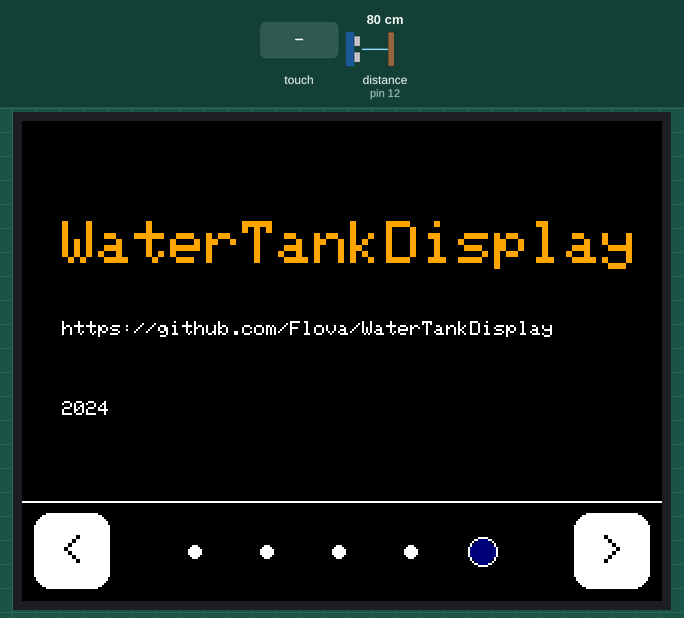
Recording of a sketch running on a simulated Arduino Uno, built with avr-gcc and run on an emulated ATmega328P. On the bench: 320×240 colour display. Wiring (inferred from the names in the program): ultrasonic range finder: trigger pin 11; echo pin 12. Inputs (shaded band) come from the test bench; at power-on: distance to the obstacle (sensor on pin 12) 80 cm. The echo pulse lasts 58.3 µs per cm; EEPROM starts erased; what the sketch prints to the serial monitor is not drawn.

Above: at 1.4 s.
1.5 s: touch panel pressed at 87 % / 10 % of its raw x / y range
At 2.8 s:
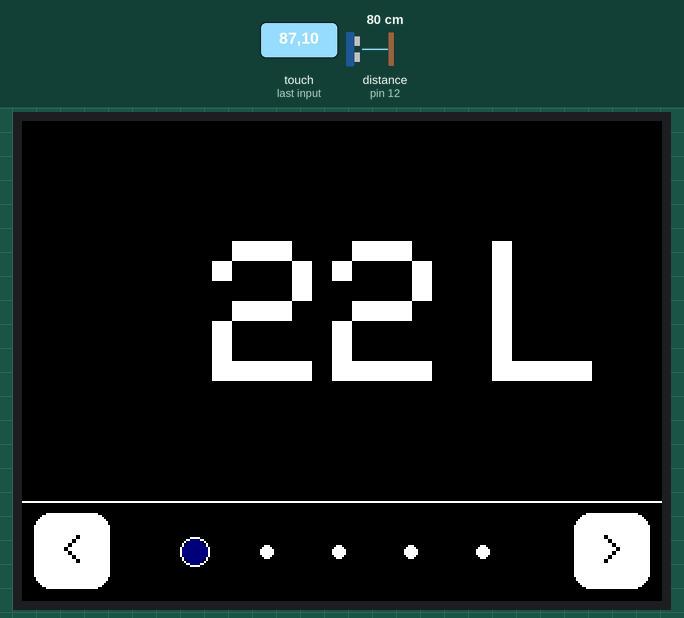
3.1 s: touch panel pressed at 87 % / 90 % of its raw x / y range
At 3.8 s:
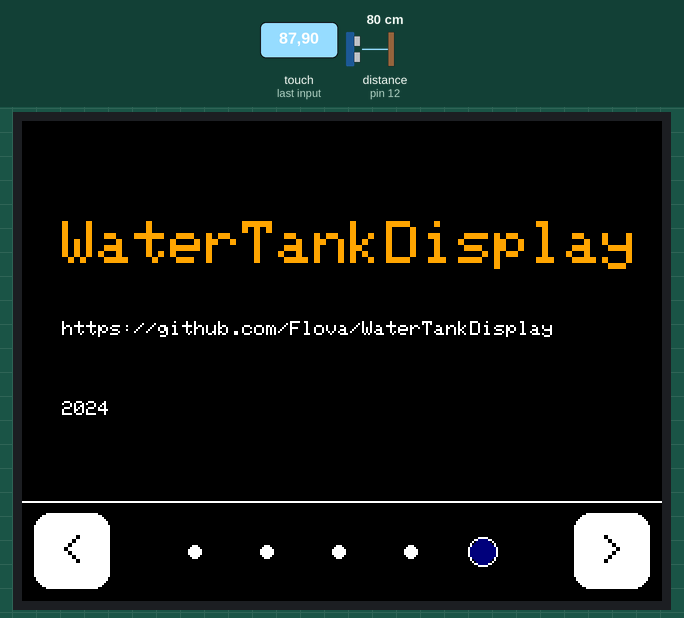
4.7 s: touch panel pressed at 87 % / 90 % of its raw x / y range
At 5.6 s:
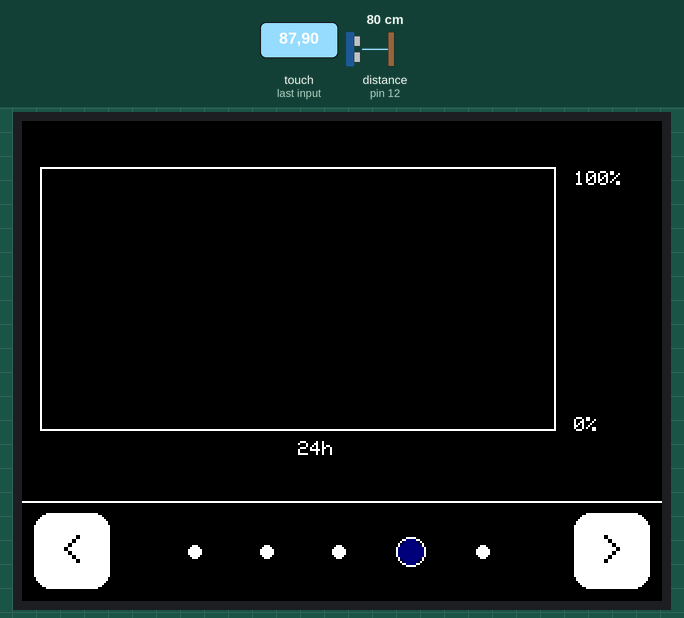
6.3 s: touch panel pressed at 87 % / 90 % of its raw x / y range
At 6.84 s:
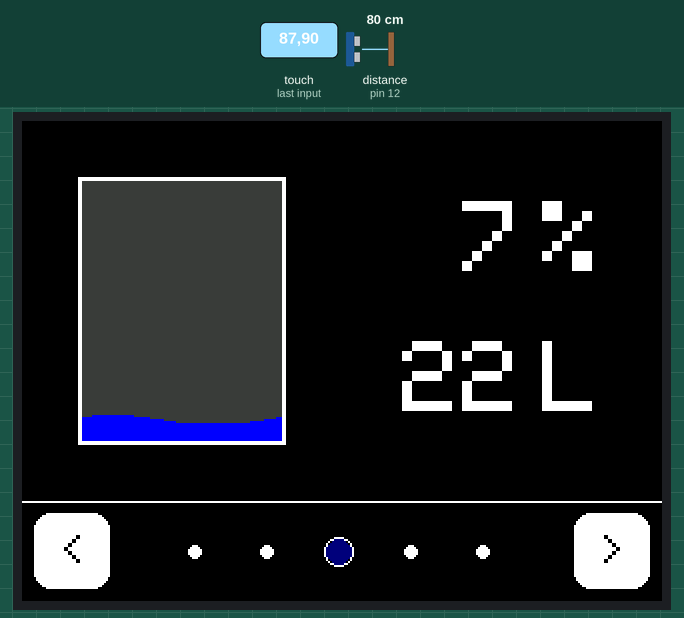
9.2 s: distance to the obstacle (sensor on pin 12) set to 2 cm
At 9.72 s:
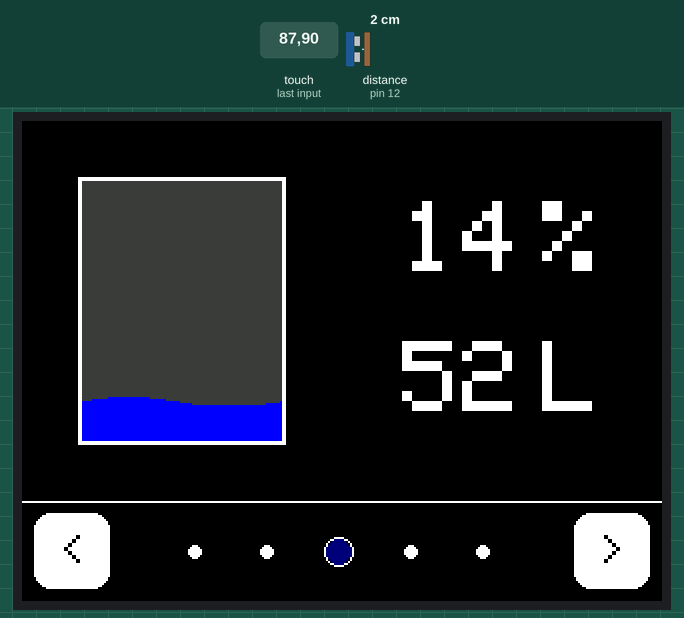
11.0 s: distance to the obstacle (sensor on pin 12) set to 4 cm
At 12.79 s:
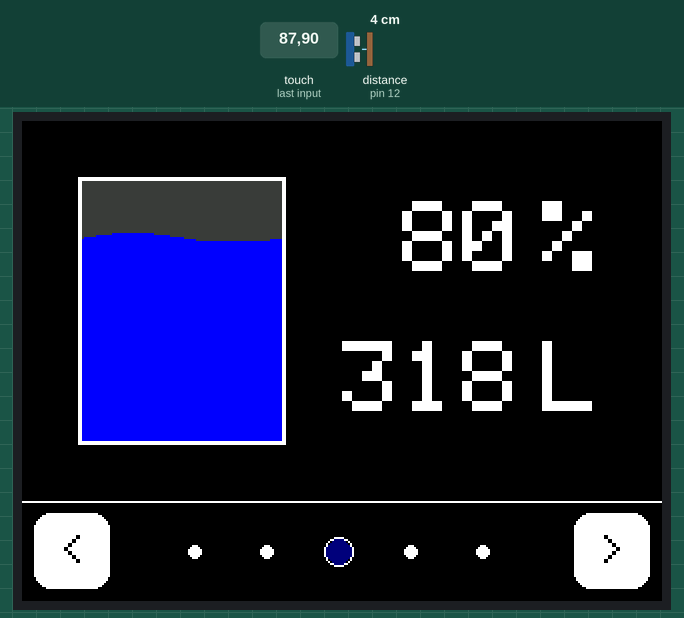
Timing chart, 0 to 14.3 s (numbered marks = the images above; inputs shaded):
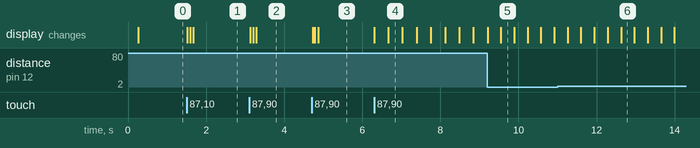

The sketch:

WaterTankDisplay.ino
```cpp
#include <Adafruit_GFX.h>
#include <Adafruit_TFTLCD.h>
#include <CircularBuffer.hpp>
#include <EEPROM.h>
#include <TouchScreen.h>

// ---- Config ----
// Domain specific config
#define TANK_VOLUME 400      // Liters
#define TANK_EMPTY_DEPTH 84  // cm
#define TANK_FULL_DEPTH 4    // cm

#define ANIMATION_SPEED 0.002

// Touch screen config
#define MINPRESSURE 100
#define MAXPRESSURE 2000

// ALL Touch panels and wiring is DIFFERENT
// copy-paste results from this script:
// https://github.com/prenticedavid/MCUFRIEND_kbv/blob/6792ce7caffc75b89a95ae659a0e98bd43d98258/examples/TouchScreen_Calibr_native/TouchScreen_Calibr_native.ino
const int XP = 8, XM = A2, YP = A3, YM = 9;  //240x320 ID=0x9341
const int TS_LEFT = 93, TS_RT = 928, TS_TOP = 67, TS_BOT = 875;

// LCD Pin Layout
#define LCD_CS A3
#define LCD_CD A2
#define LCD_WR A1
#define LCD_RD A0
#define LCD_RESET A4

// Sonar Pin Layout
#define SONAR_TRIGGER_PIN 11
#define SONAR_ECHO_PIN 12

// ---- Global objects ----
// Graphics / Screen client
Adafruit_TFTLCD tft(LCD_CS, LCD_CD, LCD_WR, LCD_RD, LCD_RESET);
// Touch screen client
TouchScreen ts = TouchScreen(XP, YP, XM, YM, 300);
// Custom touch screen result
struct TouchResult {
  bool pressed = false;
  int x = 0;
  int y = 0;
};

// ---- UI ----
// Colors
#define BLACK 0x0000
#define BLUE 0x001F
#define RED 0xF800
#define GREEN 0x07E0
#define CYAN 0x07FF
#define MAGENTA 0xF81F
#define YELLOW 0xFFE0
#define WHITE 0xFFFF
#define ORANGE 0xFD20
#define GREENYELLOW 0xAFE5
#define NAVY 0x000F
#define DARKGREEN 0x03E0
#define DARKCYAN 0x03EF
#define MAROON 0x7800
#define PURPLE 0x780F
#define OLIVE 0x7BE0
#define LIGHTGREY 0xC618
#define DARKGREY 0x7BEF
#define VERYDARKGREY 0x39E7

// UI elements
Adafruit_GFX_Button left_btn, right_btn;

// Constants
const int big_letters_left_margin = 35;
const int big_letters_y = 60;
const int control_bar_btn_margin = 5;
const int control_bar_btn_width = 40;
const int control_bar_btn_height = 40;
int control_bar_btn_y = 0, control_bar_divider_y = 0, control_bar_dot_y = 0;  // Will be init later on

// All available pages
enum Pages {
  BIG_NUM_LITER = 0,
  BIG_NUM_PERCENT = 1,
  TANK_VIEW = 2,
  HISTORY = 3,
  HELP = 4
};
// Number of pages in the enum above
const int page_count = 5;

// ---- States ----
// Current page
enum Pages current_page = BIG_NUM_LITER;
#define LAST_PAGE_EEPROM_ADDR 0

// History
#define LONG_HISTORY_SIZE 24     // hours   change this to get a longer plot
#define SHORT_HISTORY_SIZE 64    // samples
#define HISTORY_PLOT_WIDTH 256   // pixels
#define HISTORY_PLOT_HEIGHT 128  // pixels

// Rolling buffer of uint16_t values
CircularBuffer<float, HISTORY_PLOT_WIDTH> long_history;
unsigned long last_long_history_update = 0;
const unsigned long LONG_HISTORY_UPDATE_INTERVAL = ((unsigned long)LONG_HISTORY_SIZE * 60 * 60 * 1000) / HISTORY_PLOT_WIDTH;  // ms

// Rolling buffer of uint16_t values
CircularBuffer<float, SHORT_HISTORY_SIZE> short_history;

// Initialization
void setup() {

  Serial.begin(9600);

  // Check if the last page was saved in the EEPROM
  int eeprom_page = EEPROM.read(LAST_PAGE_EEPROM_ADDR);
  current_page = (enum Pages)constrain(eeprom_page, 0, page_count - 1);

  // Setup TFT display
  tft.begin(tft.readID());
  tft.setRotation(1);
  // Draw black background
  tft.fillScreen(BLACK);

  // Calculate "constants" that depend on runtime data
  control_bar_btn_y = tft.height() - control_bar_btn_height - control_bar_btn_margin;
  control_bar_divider_y = control_bar_btn_y - control_bar_btn_margin;
  control_bar_dot_y = control_bar_btn_y + control_bar_btn_height / 2;

  // Draw the control bar at the bottom of the screen
  drawControlBar();

  // Set the pins for the sonar sensor
  pinMode(SONAR_TRIGGER_PIN, OUTPUT);
  pinMode(SONAR_ECHO_PIN, INPUT);
}

// Returns if the screen was touched and where it was touched
TouchResult TouchGetXY(void) {
  // Get the pressed point from the driver
  TSPoint p = ts.getPoint();
  // This is weird...
  pinMode(YP, OUTPUT);  // Restore shared pins
  pinMode(XM, OUTPUT);  // Recause TFT control pins
  // Create result object
  TouchResult result;
  // Threshold the pressure to determine a clear pressed or not pressed
  result.pressed = (p.z > MINPRESSURE && p.z < MAXPRESSURE);
  if (result.pressed) {
    // If we pressed we map the touch screen space to the screen dimensions
    // This includes some additional logic to handle the screen rotation
    result.x = tft.width() - map(p.y, TS_LEFT, TS_RT, 0, tft.width());
    result.y = map(p.x, TS_TOP, TS_BOT, 0, tft.height());
  }
  return result;
}

// Measures the distance (cm) to the water surface using the sonar
float measureDistance() {
  // Send Pulse
  digitalWrite(SONAR_TRIGGER_PIN, LOW);
  delayMicroseconds(2);
  digitalWrite(SONAR_TRIGGER_PIN, HIGH);
  delayMicroseconds(10);
  digitalWrite(SONAR_TRIGGER_PIN, LOW);

  // Calculate duration of the reflection
  float duration = pulseIn(SONAR_ECHO_PIN, HIGH, 10000);

  // Calculate distance
  float distance = (duration * .0343) / 2;

  Serial.println(distance);

  // Clamp distance to min/max
  return constrain(distance, TANK_FULL_DEPTH, TANK_EMPTY_DEPTH);
}

// Advances the displayed page state
void goToNextPage(bool reverse) {
  // This is -1 for reverse and 1 if not
  int step = -reverse + !reverse;

  // Keep ref to old page
  auto old_page = current_page;

  // Update page pointer
  current_page = (current_page + page_count + step) % page_count;

  // Store the current page in the EEPROM
  EEPROM.write(LAST_PAGE_EEPROM_ADDR, current_page);

  // Update dots
  drawDot(true, false, pageIdxToPointX(current_page), control_bar_dot_y);
  drawDot(false, true, pageIdxToPointX(old_page), control_bar_dot_y);

  // Clear page
  tft.fillRect(0, 0, tft.width(), control_bar_divider_y - 1, BLACK);
}

// Get the x position of a point that represents a given page in the control bar
// The y position is equal for all of them, so no function is needed
int pageIdxToPointX(enum Pages page) {
  // Horizontal space that is not available for the dots, because a button is there (including its margin)
  const int space_occupied_by_btn = 2 * control_bar_btn_margin + control_bar_btn_width;
  // Horizontal space that is available between the buttons in the control bar
  const int space_between_buttons = tft.width() - 2 * space_occupied_by_btn;
  // How much vertical space needs to be between the dots for an even spacing
  const int distance_between_points = space_between_buttons / (page_count + 1);
  // Calculate the dot position based on the queried page and the previous values
  return (page + 1) * distance_between_points + space_occupied_by_btn;
}

// (Re-)draws a dot indicating a page in the control bar
// The dots visuals can be changed if it is the currently active page
// Previous dot visuals at the same position can be erased
void drawDot(bool active_page, bool erase, int x, int y) {
  // If there was a large dot (active page) before and we draw a small dot now, we need to clear a larger area before drawing
  if (erase) {
    tft.fillCircle(x, y, 7, BLACK);
  }
  // Draw a larger dot with a border and some colored filling if we draw the active page
  if (active_page) {
    tft.fillCircle(x, y, 6, NAVY);
    tft.drawCircle(x, y, 7, WHITE);
  } else {
    // Otherwise draw small dot
    tft.fillCircle(x, y, 3, WHITE);
  }
}

// Draw a big 3 digit number plus its unit
void drawBigNumber(int position_x, int position_y, float value, char unit, int size = 10) {
  // This mainly determines where the unit symbol is drawn and how much distance it has to the number
  const int three_letter_width = 20 * size;

  // Set text formatting
  tft.setTextColor(WHITE, BLACK);
  tft.setTextSize(size);

  // Set position
  tft.setCursor(position_x, position_y);

  // Buffer to hold the formatted string
  char buffer[4];

  // Format the value to a string with leading spaces and no remainder
  dtostrf(value, 3, 0, buffer);

  // Draw number to the screen
  tft.println(buffer);

  // Draw unit symbol
  tft.setCursor(position_x + three_letter_width, position_y);
  tft.println(unit);
}

// Draws the full control bar (only partial updates are performed later on)
// Should look like this:  < * O * * >
void drawControlBar() {
  // Create / Draw page buttons
  left_btn.initButtonUL(&tft, control_bar_btn_margin, control_bar_btn_y, control_bar_btn_width, control_bar_btn_height, BLACK, WHITE, BLACK, "<", 2);
  right_btn.initButtonUL(&tft, tft.width() - control_bar_btn_margin - control_bar_btn_width, control_bar_btn_y, control_bar_btn_width, control_bar_btn_height, BLACK, WHITE, BLACK, ">", 2);
  left_btn.drawButton(false);
  right_btn.drawButton(false);

  // Draw seperator line
  tft.drawLine(0, control_bar_divider_y, tft.width(), control_bar_divider_y, WHITE);

  // Draw dots (highlight the current page)
  for (size_t i = 0; i < page_count; i++) {
    auto dot_x = pageIdxToPointX(i);
    drawDot(i == current_page, false, dot_x, control_bar_dot_y);
  }
}

// Checks if a button was pressed, by comparing it to a touch event
// If so the visuals are changed until it is released (if this function is called regularly)
// The function returns true if the button has just been pressed
bool processBtn(Adafruit_GFX_Button *btn, TouchResult *touch_state) {
  // "Press" button UI element of the screen was pressed and the touch event in proximity of the button
  btn->press(touch_state->pressed && btn->contains(touch_state->x, touch_state->y));
  // Redraw the button uppon release (undo the inverted colors)
  if (btn->justReleased())
    btn->drawButton();
  // Invert the colors of the button and return true to signal that the button was pressed
  if (btn->justPressed()) {
    btn->drawButton(true);
    return true;
  }
  // The button was not pressed
  return false;
}

// Draws the tank illustration on the screen
void drawTank(int position_x, int position_y, int width, int height, int wave_height, float percent, uint16_t fg_color, uint16_t bg_color) {
  // Calculate the amount of pixels that represent the range from min -> max value
  const int movable_height = height - wave_height;
  // Calculate where the waterline will be
  const int water_y = position_y + wave_height + movable_height * (100 - percent) / 100;
  // Use timestamp for animation of the wave
  float step = millis() * ANIMATION_SPEED;
  // Draw two vertical lines for each pixel collumn of the wave
  for (int x = 0; x < width; x++) {
    // Determine the y point where the black line turns into a white line
    int y = wave_height / 2 + wave_height * 0.5 * sin(step + 2 * PI * x / width);
    // Draw the lines above and below the waterline at that x position (y)
    tft.drawLine(x + position_x, water_y - y, x + position_x, position_y + height - 1, fg_color);
    tft.drawLine(x + position_x, position_y, x + position_x, water_y - y - 1, bg_color);
  }
  // Draw the tank outline
  tft.drawRect(position_x - 1, position_y - 1, width + 2, height + 2, WHITE);
  tft.drawRect(position_x - 2, position_y - 2, width + 4, height + 4, WHITE);
}

void drawPlot() {
  // Draw the long history
  const int chart_x_margin = 10;
  const int chart_y_margin = 25;
  // Draw outline
  tft.drawRect(chart_x_margin - 1, chart_y_margin - 2, HISTORY_PLOT_WIDTH + 2, HISTORY_PLOT_HEIGHT + 4, WHITE);
  // Draw plot
  for (size_t x = 0; x < long_history.size(); x++) {
    // Calculate pixel that will be colored
    int height = map(long_history[x], TANK_FULL_DEPTH, TANK_EMPTY_DEPTH, 0, HISTORY_PLOT_HEIGHT);
    // Color the calculated pixel (and the one above and below) and make everything above and below black (in this collumn)
    tft.drawLine(chart_x_margin + x, chart_y_margin, chart_x_margin + x, chart_y_margin + height - 2, BLACK);
    tft.drawLine(chart_x_margin + x, chart_y_margin + height - 1, chart_x_margin + x, chart_y_margin + height + 1, RED);
    tft.drawLine(chart_x_margin + x, chart_y_margin + height + 1, chart_x_margin + x, chart_y_margin + HISTORY_PLOT_HEIGHT - 1, BLACK);
  }
  // Draw labels
  tft.setTextSize(1);
  tft.setTextColor(WHITE);
  tft.setCursor(HISTORY_PLOT_WIDTH + chart_x_margin + 10, chart_y_margin);
  tft.println("100%");
  tft.setCursor(HISTORY_PLOT_WIDTH + chart_x_margin + 10, chart_y_margin + HISTORY_PLOT_HEIGHT - 5);
  tft.println("0%");
  tft.setCursor(HISTORY_PLOT_WIDTH / 2 + chart_x_margin, chart_y_margin + HISTORY_PLOT_HEIGHT + 7);
  tft.print(LONG_HISTORY_SIZE);
  tft.println("h");
}

// Main loop
void loop() {
  // First get the distance to the water from the sensor
  float distance = measureDistance();

  // Artificial data gen for testing purposes only
  //distance = 50 + 20 * sin(millis() * 0.0001);

  // Add the distance to the history
  short_history.push(distance);

  // Calculate the average of the short history
  float distance_avg = 0;
  for (size_t i = 0; i < short_history.size(); i++) {
    distance_avg += short_history[i];
  }
  distance_avg /= short_history.size();


  // Update the long history every LONG_HISTORY_UPDATE_INTERVAL
  auto current_time = millis();
  if (current_time > last_long_history_update + LONG_HISTORY_UPDATE_INTERVAL) {
    // Add the average of the short history to the long history
    long_history.push(distance_avg);
    // Update the last update timestamp
    last_long_history_update = current_time;
  }

  // Convert distance to liter and percent based on provided tank dimensions
  float liter = map(distance_avg * 10, TANK_FULL_DEPTH * 10, TANK_EMPTY_DEPTH * 10, TANK_VOLUME, 0);  // Scale by 10 here, because we cast to an int and the liters have more prescision than the cm (as an int)
  float percent = map(distance_avg, TANK_FULL_DEPTH, TANK_EMPTY_DEPTH, 100, 0);

  // Query the touch screen and process the control bar buttons
  auto touch_state = TouchGetXY();

  // Handle button presses
  if (processBtn(&left_btn, &touch_state))
    goToNextPage(true);
  if (processBtn(&right_btn, &touch_state))
    goToNextPage(false);

  // Draw pages
  switch (current_page) {
    // Draw page that displays the liters as big numbers
    case BIG_NUM_LITER:
      drawBigNumber(big_letters_left_margin, big_letters_y, liter, 'L');
      break;
    // Draw page that displays the level in percent as big numbers
    case BIG_NUM_PERCENT:
      drawBigNumber(big_letters_left_margin, big_letters_y, percent, '%');
      break;
    // Draw combined view of tank illustration, percent and liter
    case TANK_VIEW:
      drawTank(30, 30, 100, control_bar_divider_y - 2 * 30, 5, percent, BLUE, VERYDARKGREY);
      drawBigNumber(160, 40, percent, '%', 5);
      drawBigNumber(160, 110, liter, 'L', 5);
      break;
    // Draw history page
    case HISTORY:
      // Draw the long history
      drawPlot();
      break;
    case HELP:
      // Draw help page
      tft.setTextSize(3);
      tft.setTextColor(ORANGE);
      tft.setCursor(20, 50);
      tft.println("WaterTankDisplay");

      tft.setTextSize(1);
      tft.setTextColor(WHITE);
      tft.setCursor(20, 100);
      tft.println("https://github.com/Flova/WaterTankDisplay");

      tft.setCursor(20, 140);
      tft.println("2024");

      break;
  }
}
```

Measured:
- after the input at 1.5 s, the display: first changes at once (image 1 shows a later state)
- after the input at 3.1 s, the display: first changes at once (image 2 shows a later state)
- after the input at 4.7 s, the display: first changes at once (image 3 shows a later state)
- after the input at 6.3 s, the display: first changes at once (image 4 shows a later state)
